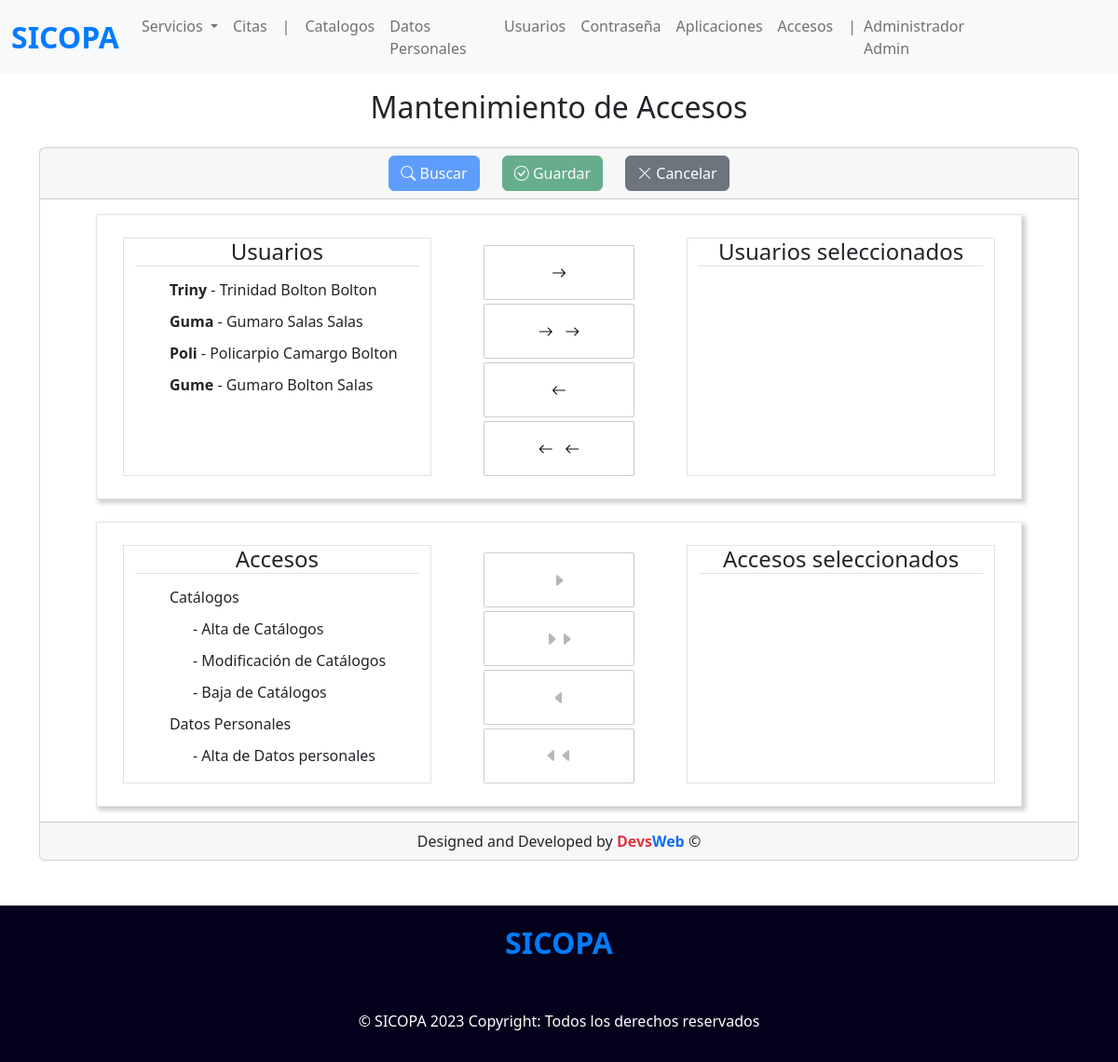
Screenshot of /accesos (signed in) with the database file from the repository.
### tables this page shows
CREATE TABLE Users (
	CvUser    INT          NOT NULL PRIMARY KEY AUTO_INCREMENT,
	CvPerson  INT  		   NOT NULL,
	Login 	  VARCHAR(30)  NOT NULL,
	Password  VARCHAR(100) NOT NULL,
	FecIni    DATE         NOT NULL,
	FecFin    DATE         NOT NULL,
	EdoCta    BOOLEAN      NOT NULL, 
    
    FOREIGN KEY (CvPerson) REFERENCES mPersona(CvPerson)
);

CREATE TABLE IF NOT EXISTS maplicaciones( 
    CvAplicacion VARCHAR(350) PRIMARY KEY NOT NULL,
    DsAplicacion VARCHAR(50)
);

### index.php (called while the page is built, shortened)
<?php
require_once 'controllers/usuarios.controller.php';
require_once 'controllers/applications.controller.php';
require_once 'models/usuarios.model.php';
require_once 'models/applications.model.php';
require_once 'views/templates/layout.php';

### models/connection.php (called while the page is built)
<?php
class Conexion {
    static public function conectar() {
        $link = new PDO('mysql:host=localhost;dbname=sicopa', 'root', '');
        $link -> exec('set names utf8');
        return $link;
    }
}

### models/usuarios.model.php (called while the page is built, shortened)
<?php
require_once 'connection.php';
class ModelUsuarios {
    public static function getUsers() {
        $stmt = Conexion::conectar()->prepare("SELECT * FROM Users WHERE login NOT IN ('admin') ORDER BY CvUser ASC");
        $stmt -> execute();
        return $stmt -> fetchAll();
    }
    public static function getPerson($CvPerson) {
        $sql = "SELECT Nombre.DsNombre, ApePat.DsApellido 'DsApePat', ApeMat.DsApellido 'DsApeMat', TipPerson.DsTipPerson
                FROM mPersona Persona, cNombre Nombre, cApellido ApePat, cApellido ApeMat, cTipPerson TipPerson
                WHERE Nombre.CvNombre = Persona.CvNombre AND ApePat.CvApellido = Persona.CvApePat AND ApeMat.CvApellido = Persona.CvApeMat AND TipPerson.CvTipPerson = Persona.CvTipPerson AND CvPerson = :CvPerson";
        $stmt = Conexion::conectar()->prepare($sql);
        $stmt -> bindParam(':CvPerson', $CvPerson, PDO::PARAM_STR);
        $stmt -> execute();
        return $stmt -> fetch();
    }
}

### controllers/usuarios.controller.php (called while the page is built, shortened)
<?php
class ControllerUsuarios {
    public static function getUsers() {
        $Users = ModelUsuarios::getUsers();
        foreach ($Users as $key => $User) {
            if ($User['CvUser'] == 1) {
                $Users[$key]['CvPerson'] = 'Administrador';
                $Users[$key][1] = 'Administrador';
            } else {
                $NombreCompleto = ModelUsuarios::getPerson($User[1]);
                $Users[$key]['CvPerson'] = $NombreCompleto[0] . ' ' . $NombreCompleto[1] . ' ' . $NombreCompleto[2];
                $Users[$key][1] = $NombreCompleto[0] . ' ' . $NombreCompleto[1] . ' ' . $NombreCompleto[2];
            }
        }
        return $Users;
    }
}

### models/applications.model.php (called while the page is built, shortened)
<?php
require_once 'connection.php';
class ApplicationsModel {
    public static function getApplications() {
        $sql = "SELECT * FROM maplicaciones";
        $stmt = Conexion::conectar() -> prepare($sql);
        $stmt -> execute();
        return $stmt -> fetchAll();
    }
}

### controllers/applications.controller.php (called while the page is built, shortened)
<?php
class ApplicationsController {
    public static function getApplications() {
        return ApplicationsModel::getApplications();
    }
}

### views/modules/accesos.php (the view, shortened to what this page needs)
<section class="container">
    <div class="mt-3 buscador d-flex justify-content-center">
        <h2 class="text-center">Mantenimiento de Accesos</h2>
    </div>
    <div class="mt-3 card">
        <div class="card-header d-flex justify-content-center gap-4">
            <button type="button" class="btn btn-primary" id="buscar" disabled><i class="bi bi-search"></i> Buscar</button>
            <button type="button" class="btn btn-success" id="guardar" disabled><i class="bi bi-check-circle"></i> Guardar</button>
            <button type="button" class="btn btn-secondary" id="cancelar"><i class="bi bi-x-lg"></i> Cancelar</button>
        </div>
        <div class="card-body" style="width: 90%; margin: 0px auto;">
            <div class="users-access row justify-content-around pt-4 pb-4">
                <div class="without-access col-sm-4 border">
                    <h4 class="text-center border-bottom">Usuarios</h4>
                    <ul class="list" id="ul_users">
                        <?php
                        $users = ControllerUsuarios::getUsers();
                        foreach ($users as $key => $value) {
                            echo "<li class='usuarioSeleccionado' id='{$value['CvUser']}' onclick='seleccionar(this.id);'>
                                    <span><b>{$value['Login']}</b> - {$value['CvPerson']}</span>
                                </li>";
                        }
                        ?>
                    </ul>
                </div>
                <div class="access col-sm-2 row g-1">
                    <button class="arrows arrows-add" id="left" type="button"><i class="bi bi-arrow-right"></i></button>
                    <button class="arrows arrows-add" id="db-left" type="button"><i class="bi bi-arrow-right"></i> &nbsp; <i class="bi bi-arrow-right"></i></button>
                    <button class="arrows arrows-remove" id="right" type="button"><i class="bi bi-arrow-left"></i></button>
                    <button class="arrows arrows-remove" id="db-right" type="button"><i class="bi bi-arrow-left"></i> &nbsp; <i class="bi bi-arrow-left"></i></button>
                </div>
                <div class="with-access col-sm-4 border">
                    <h4 class="text-center border-bottom">Usuarios seleccionados</h4>
                    <ul class="list" id="ul_users_selected"></ul>
                </div>
            </div>
            <div class="allow-users-access row justify-content-around pt-4 pb-4 mt-4">
                <div class="with-access col-sm-4 border">
                    <h4 class="text-center border-bottom">Accesos</h4>
                    <ul class="list list-access">
                        <?php
                        $data = ApplicationsController::getApplications();
                        $add_pl = 'style="padding-left: 30px"> - ';
                        foreach ($data as $key => $value) {
                            $key_code = $value[0];
                            $description = $value[1];
                            echo "<li onclick='seleccionar3(this.id)' id='$key_code' " . ($key_code[4] != '0' ? $add_pl : '>') . "$description</li>";
                        }
                        ?>
                    </ul>
                </div>
                <div class="access col-sm-2 row g-1" id="access-selected">
                    <button class="arrows arrows-add" id="left2" type="button" disabled><i class="bi bi-caret-right-fill"></i></button>
                    <button class="arrows arrows-add" id="dbleft2" type="button" disabled><i class="bi bi-caret-right-fill"></i><i class="bi bi-caret-right-fill"></i></button>
                    <button class="arrows arrows-remove" id="right2" type="button" disabled><i class="bi bi-caret-left-fill"></i></button>
                    <button class="arrows arrows-remove" id="dbright2" type="button" disabled><i class="bi bi-caret-left-fill"></i><i class="bi bi-caret-left-fill"></i></button>
                </div>
                <div class="with-access col-sm-4 border">
                    <h4 class="text-center border-bottom">Accesos seleccionados</h4>
                    <ul class="list list-access-selected"></ul>
                </div>
            </div>
        </div>
        <div class="card-footer text-center">
            <p class="m-0">Designed and Developed by <b class="text-danger">Devs</b><b class="text-primary">Web</b> &copy;</p>
        </div>
    </div>
</section>

### views/css/estilos.css (style rules this page uses)
@media (min-width: 768px) { .buscador { display: flex; justify-content: space-between; } }
.users-access, .allow-users-access { border: 1px solid rgba(0, 0, 0, 0.1); box-shadow: 3px 3px 5px 1px rgba(0, 0, 0, 0.2); }
.allow-users-access { margin-top: 20px; }
.list { height: 220px; }
.list li { list-style: none; padding: 5px; cursor: pointer; transition: all 150ms; }
.arrows { background-color: #fff; border: 1px solid rgba(0, 0, 0, 0.2); border-radius: 2px; }
.list { overflow-y: scroll; height: 200px; }

### rows the page displays
users: Login "Triny", CvPerson "Trinidad Bolton Bolton"
users: Login "Guma", CvPerson "Gumaro Salas Salas"
users: Login "Poli", CvPerson "Policarpio Camargo Bolton"
users: Login "Gume", CvPerson "Gumaro Bolton Salas"
maplicaciones: DsAplicacion "Catálogos"
maplicaciones: DsAplicacion "Alta de Catálogos"
maplicaciones: DsAplicacion "Modificación de Catálogos"
maplicaciones: DsAplicacion "Baja de Catálogos"
maplicaciones: DsAplicacion "Datos Personales"
maplicaciones: DsAplicacion "Alta de Datos personales"

### other values shown
$_SESSION["nombre"] "Administrador"
$_SESSION["apellido"] "Admin"
